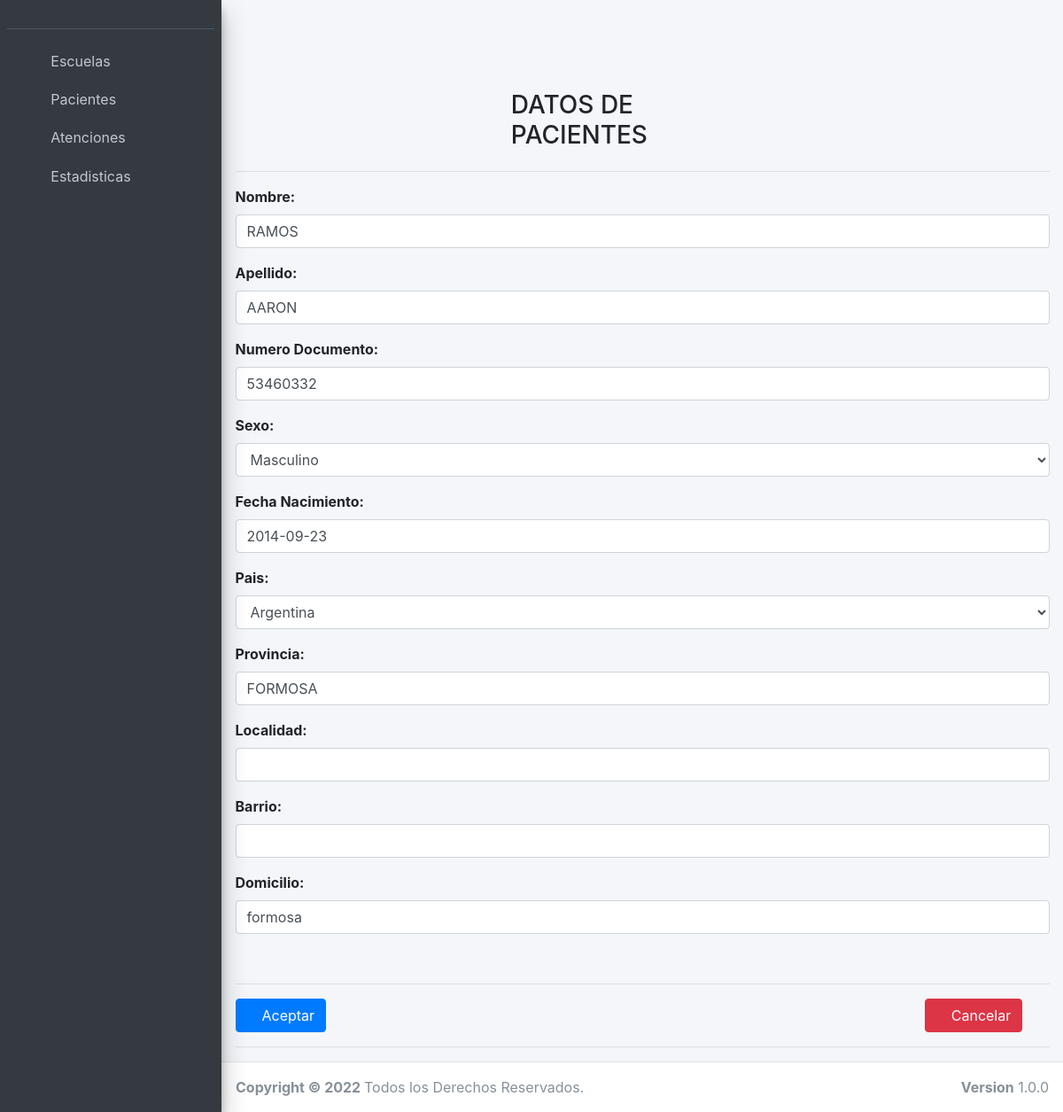
Before: /pacienteeditar/3044 with the older database file.
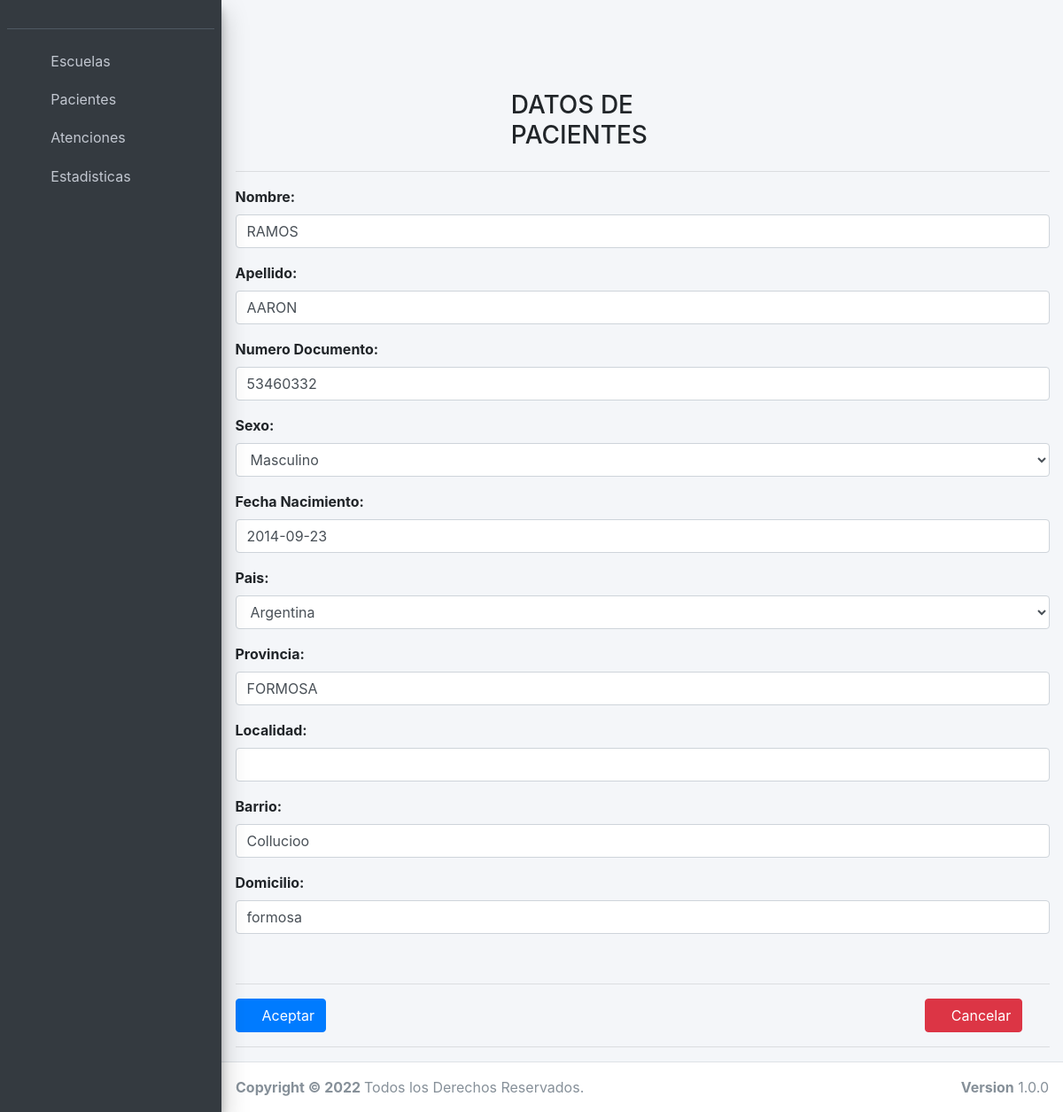
After: the same page with the newer database file.
### pacientes/models.py (models this page shows, shortened)
class Paciente(models.Model):
    SEX_CHOICES = [
        ("Masculino", "Masculino"),
        ("Femenino", "Femenino")
    ]
    idsigho = models.CharField(max_length=100, null=True, blank=True)
    apellido = models.CharField(max_length=100, null=True, blank=True)
    nombre = models.CharField(max_length=100, null=True, blank=True)
    numerodocumento = models.CharField(max_length=100)
    fechanacimiento = models.DateField(null=True, blank=True)
    sexo = models.CharField(
        max_length=9,
        choices=SEX_CHOICES,
        default="masculino",
    )
    pais = models.CharField(max_length=100)
    provincia = models.CharField(max_length=100)
    partido = models.CharField(max_length=100)
    localidad = models.CharField(max_length=100)
    barrio = models.CharField(max_length=100)
    domicilio = models.CharField(max_length=100)
    class Meta:
        verbose_name_plural = "Pacientes"

### pacientes/views.py (the view)
# urls.py: path('pacienteeditar/<int:pk>', editarpaciente),
def editarpaciente(request, pk):
    consulta = Paciente.objects.get(pk=pk)
    if request.POST:
        form = PacienteForm(request.POST, instance=consulta)
        if form.is_valid():
            form.save()
            messages.success(request, "SE HA MOFICICADO EL PACIENTE")
            return redirect('/pacientelistado')
        else:
            return render(request, "pacientes/paciente_nuevo.html", {"form": form})
    else:
        form = PacienteForm(instance=consulta)
        return render(
            request,
            'pacientes/paciente_nuevo.html',
            {
                "form": form,
                "paciente": consulta.pk,
            }
        )

### templates/pacientes/paciente_nuevo.html (shortened to what this page needs)
{% extends 'base.html' %}
{% block content %}
    <div class="container">
        <br>
        <div class="row">
            <div class="col-sm-4"></div>
            <div class="col-sm-4">
                <h3>DATOS DE PACIENTES</h3>
            </div>
            <div class="col-sm-4"></div>
        </div>
        <div class="row">
            <div class="col-12">
                <hr>
                <form id="frm_datos" method="POST">{% csrf_token %}
                    {{ form.as_p}}
                    <br>
                    <hr>
                    <div class="row">
                        <div class="col-2">
                            <button class="btn btn-primary" id="btn-guardar" type="submit">
                                <i class="fas fa-check"></i>
                                Aceptar
                            </button>
                        </div>
                        <div class="col-8">
                        </div>
                        <div class="col-2">
                            <button type="button" class="btn btn-danger" id="btn-cancelar" onclick="IrListadoPaciente()">
                                <i class="far fa-times-circle"></i>
                                Cancelar
                            </button>
                        </div>
                    </div>
                    <hr>
                </form>
            </div>
        </div>
    </div>
{% endblock %}

Changed rows visible on the page:
changed Paciente "RAMOS": barrio (not shown) → "Collucioo"
